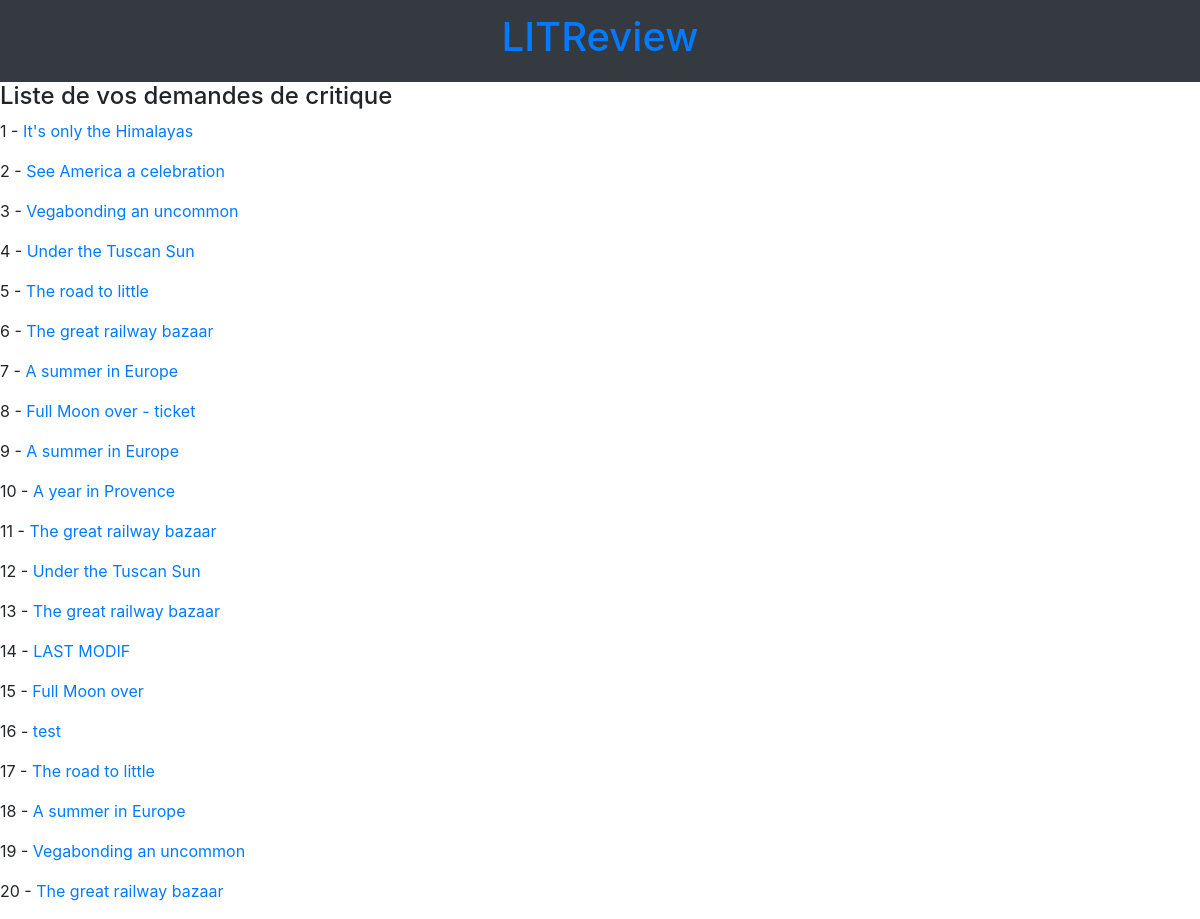
The page /tickets/list/ on the database as committed earlier.
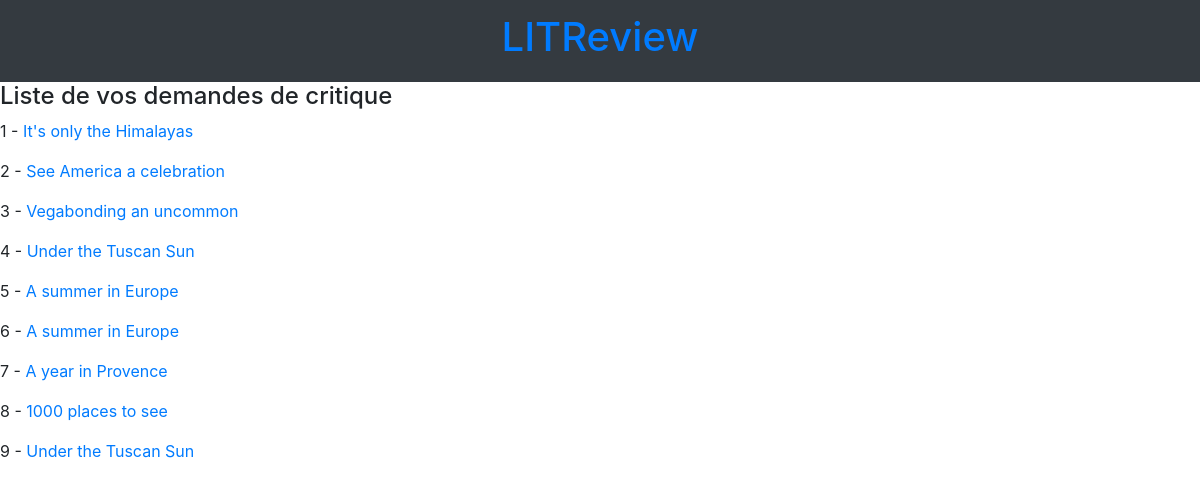
The same page on the database as committed later.
### reviews/models.py (models this page shows, shortened)
class Ticket(models.Model):
    title = models.CharField(max_length=128)
    description = models.TextField(max_length=2048, blank=True)
    user = models.ForeignKey(to=settings.AUTH_USER_MODEL, on_delete=models.CASCADE, related_name='tickets')
    image = models.ImageField(null=True, blank=True, upload_to="images/")
    time_created = models.DateTimeField(auto_now_add=True)
    def get_absolute_url(self):
        return reverse("reviews:ticket-detail", kwargs={"pk": self.id})

### reviews/views.py (the view)
# urls.py: path('tickets/list/', views.TicketListView.as_view(), name='ticket-list'),
class TicketListView(ListView):
    template_name = 'tickets/ticket_list.html'
    queryset = Ticket.objects.all()

### reviews/templates/tickets/ticket_list.html
{% extends 'reviews/includes/header.html' %}
{% block content %}
     <h4>Liste de vos demandes de critique</h4>
     {% for instance in object_list %}
          <p>{{ forloop.counter }} - <a href='{{ instance.get_absolute_url }}'>{{ instance.title }}</a></p>
     {% endfor %}
{% endblock %}

### reviews/templates/reviews/includes/header.html (shortened to what this page needs)
<!DOCTYPE html>
<html lang="fr">
<head>
    <link rel="stylesheet" href="https://stackpath.bootstrapcdn.com/bootstrap/4.4.1/css/bootstrap.min.css"
>
    <link rel="stylesheet" href="https://cdnjs.cloudflare.com/ajax/libs/font-awesome/4.7.0/css/font-awesome.min.css">
</head>
<body>
{% include 'reviews/includes/navbar.html' %}
{% block content %}
{% endblock %}
</body>
</html>

### reviews/templates/reviews/includes/navbar.html (shortened to what this page needs)
<nav class="navbar navbar-expand-md navbar-blue bg-dark">
    <div class="mx-auto order-0">
        <a class="navbar-brand mx-auto" href="#"><h1>LITReview</h1></a>
    </div>
</nav>

Rows that differ between the two databases and show on the page:
removed Ticket: title "The road to little"
removed Ticket: title "The great railway bazaar"
removed Ticket: title "Full Moon over - ticket"
removed Ticket: title "The great railway bazaar"
removed Ticket: title "The great railway bazaar"
removed Ticket: title "LAST MODIF"
removed Ticket: title "Full Moon over"
removed Ticket: title "test"
removed Ticket: title "The road to little"
removed Ticket: title "A summer in Europe"
removed Ticket: title "Vegabonding an uncommon"
removed Ticket: title "The great railway bazaar"
added Ticket: title "1000 places to see"
